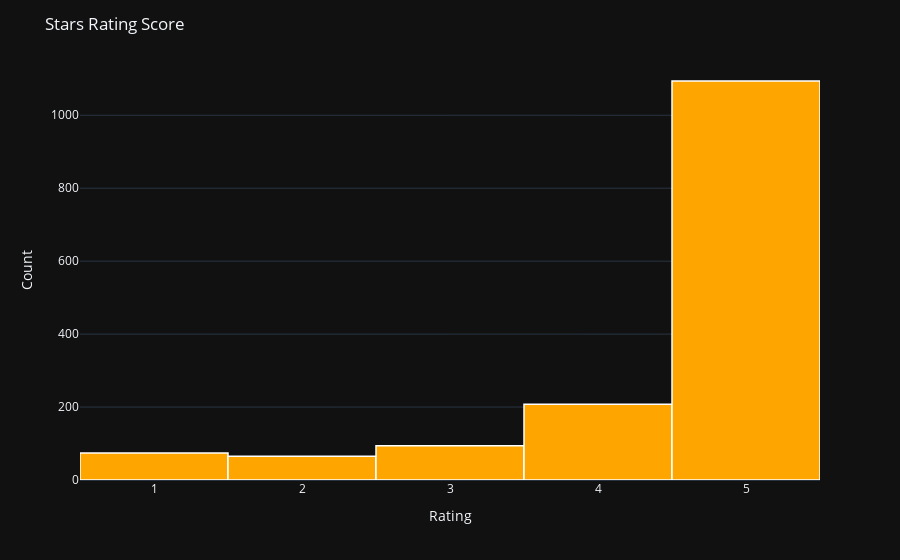

The code cell stored with this chart in its notebook:
### Code cell
# Create a histogram using Plotly Express
fig = px.histogram(df, x="Rating", color_discrete_sequence=['orange'], template='plotly_dark')
fig.update_traces(marker_line_color='rgb(255,255,255)', marker_line_width=1.5)
fig.update_layout(title_text='Stars Rating Score', xaxis_title='Rating', yaxis_title='Count')
fig.show()

### Figure 1 — Plotly figure (JSON) as saved in the notebook; plotly's stock layout.template omitted (floating-point values rounded to 4 significant figures; data arrays with more than 128 entries replaced by an {"elided": "..."} marker saying what was removed)
{"data": [{"alignmentgroup": "True", "bingroup": "x", "hovertemplate": "Rating=%{x}<br>count=%{y}<extra></extra>", "legendgroup": "", "marker": {"color": "orange", "line": {"color": "rgb(255,255,255)", "width": 1.5}, "pattern": {"shape": ""}}, "name": "", "offsetgroup": "", "orientation": "v", "showlegend": false, "type": "histogram", "x": {"elided": "1535 int values"}, "xaxis": "x", "yaxis": "y"}], "layout": {"barmode": "relative", "legend": {"tracegroupgap": 0}, "margin": {"t": 60}, "title": {"text": "Stars Rating Score"}, "xaxis": {"anchor": "y", "domain": [0, 1], "title": {"text": "Rating"}}, "yaxis": {"anchor": "x", "domain": [0, 1], "title": {"text": "Count"}}}}
